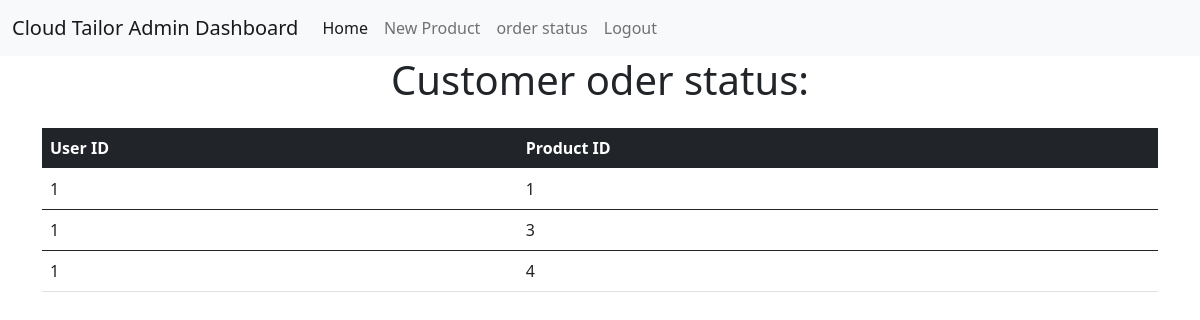
Screenshot of /admindashboard/orderstatus.php with the database file from the repository.
### tables this page shows
CREATE TABLE `c_products` (
  `order_id` int(11) NOT NULL,
  `user_id` int(11) NOT NULL,
  `p_type` varchar(255) NOT NULL,
  `p_desc` varchar(255) NOT NULL,
  `p_title` varchar(100) NOT NULL,
  `p_price` varchar(100) NOT NULL,
  `p_imgurl` varchar(255) NOT NULL
);

### admindashboard/orderstatus.php (the view)
<?php
include_once "../dbConnection.php";
$sql = "SELECT user_id,order_id FROM c_products";
$result=mysqli_prepare($conn, $sql);
mysqli_stmt_bind_result($result, $user_id, $product_id);
mysqli_stmt_execute($result);
?>
<?php  include_once("dashboardheader.php")?>
<h1 style="text-align: center;">Customer oder status:</h1>
<div class="container mt-4">
<table class="table table hover">
  <thead class="table-dark">
    <tr>
      <th scope="col">User ID</th>
      <th scope="col">Product ID</th>
    </tr>
  </thead>
<?php while(mysqli_stmt_fetch($result)): ?>
  <tbody>
    <tr>
      <td><?php echo $user_id  ?></td>
      <td><?php echo $product_id ?></td>
    </tr>
  </tbody>
<?php endwhile; ?>
</table>
</div>
<?php  include_once("dashboardfooter.php")?>

### rows the page displays
c_products: order_id "1", product_id "1"
c_products: product_id "3"
c_products: product_id "4"
